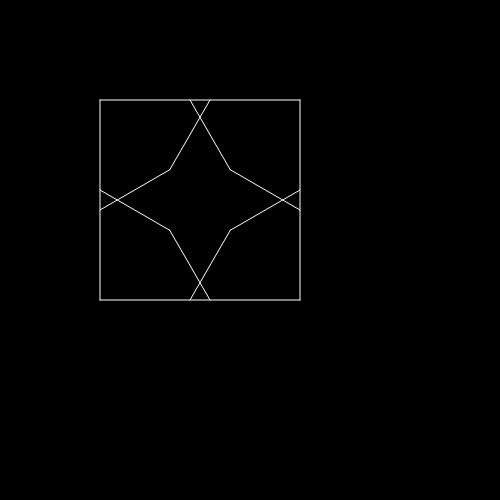
Frame 1 (no input)
Frame 60 (no input): identical to frame 1, image omitted
Frame 120 (the mouse pressed at the canvas centre since frame 60): identical to frame 1, image omitted

The p5.js sketch that drew this single still picture (run headless with seeded random() and noise() and a simulated clock; from frame 60 on, the mouse is pressed at the canvas centre):

// p5.js sketch
// ── sketch.js
var poly;
var paramAngle, paramDelta;

var sliderAngle, sliderDelta;

function setup() {
    createCanvas(500, 500)   
    background(0)
    angleMode(DEGREES)

    fill (255)
    stroke (255)

    createP ('Angle')
    sliderAngle = createSlider(0, 180, 60, 10);

    createP ('Center Offset')
    sliderDelta = createSlider(0, 50, 10, 10);
   

}

function updateParams(){
    paramAngle = sliderAngle.value();
    paramDelta = sliderDelta.value();
}

// function createPolygon(){

// }

function draw() {

    background(0);
    // noLoop();
    updateParams();
    poly = new Polygon();
    poly.addVertex(100, 100);
    poly.addVertex(300, 100);
    poly.addVertex(300, 300);
    poly.addVertex(100,300);
    poly.close()
    poly.hankin();
    poly.show();

}


// ── hankin.js


function Hankin(a, v){

    this.a = a;
    this.v = v;
    this.b = p5.Vector.add(a, v);
    this.end;
    this.prevD;

    this.show = function(){
        stroke (255);
        fill (255)
        line (this.a.x, this.a.y, this.end.x, this.end.y)
        // if (this.end){
        //     fill (255)
        //     ellipse(this.end.x, this.end.y, 10)
        // }
    }
    
    this.findEnd = function(other){
        //line line interesection
        //this.a, this.v
        //other.a, other.v
        var den = (other.v.y)*(this.v.x)-(other.v.x)*(this.v.y);
        var numa = (other.v.x)*(this.a.y-other.a.y)-(other.v.y)*(this.a.x-other.a.x);
        var numb = (this.v.x)*(this.a.y - other.a.y) - (this.v.y)*(this.a.x-other.a.x);
        var ua = numa / den;
        var ub = numb/den;
        var interx = this.a.x + ua*(this.v.x);
        var intery = this.a.y + ua*(this.v.y);

        if (ua > 0 && ub > 0){ //only forward intersecting rays
            var candidate = createVector(interx, intery);
            var d1 = p5.Vector.dist(candidate, this.a);
            var d2 = p5.Vector.dist(candidate, other.a);
            var dtotal = d1 + d2;
            if (!this.end){
                this.end = candidate;
                this.prevD = dtotal;
            } else if (dtotal < this.prevD){
                this.prevD = dtotal;
                this.end = candidate;
            }
        } 
    }
}
// ── polygon.js

function Polygon(){
    this.edges = [];
    this.vertices = [];

    this.addVertex = function(x, y) {
        var a = createVector(x,y);
        if (this.vertices.length > 0){
            var prev = this.vertices[this.vertices.length-1];
            var edge = new Edge(prev, a);
            this.edges.push(edge);
        }
        this.vertices.push(a)
        //this.vertices.push([x,y]);
    }

    this.show = function(){
        for (var i=0; i< this.edges.length; i++){
            this.edges[i].show();
        }
    }
    this.close = function(){
        var lastEdge = this.vertices[this.vertices.length -1];
        var firstEdge = this.vertices[0];
        var edge = new Edge(lastEdge, firstEdge);
        this.edges.push(edge);
    }


    this.hankin = function(){
        for (i=0; i<this.edges.length;i++){
            this.edges[i].hankin();
        }
        for (i=0; i<this.edges.length;i++){
            for (j=0; j<this.edges.length;j++){
                if (i !== j){
                    this.edges[i].findEnds(this.edges[j])
                }
            } 
        }
   
    }

}

function Edge(a,b){

    
    this.a = a;
    this.b = b;
    this.h1;
    this.h2;

    this.hankin = function(a, b){
        //midpoint, and vectors from midpoint to edge
        var mid = p5.Vector.add(this.a, this.b)
        mid.mult(0.5);
        var v1 = p5.Vector.sub(this.a, mid);
        var v2 = p5.Vector.sub(this.b, mid);
        var offset1 = mid;
        var offset2 = mid;
  
        if (paramDelta > 0){
            v1.setMag(paramDelta);
            v2.setMag(paramDelta);
            offset1 = p5.Vector.add(mid, v2);
            offset2 = p5.Vector.add(mid, v1);
        }
        v1.normalize();
        v2.normalize();
        v1.rotate(-paramAngle)
        v2.rotate(paramAngle)

      
        this.h1 = new Hankin(offset1, v1);
        this.h2 = new Hankin(offset2, v2);
    }

    this.findEnds = function(edge){
        //this h1 = edge.h1, or this.h1 = edge.h2
        //go through each edge. store distance along w/ output. return smallest
        this.h1.findEnd(edge.h1);
        this.h1.findEnd(edge.h2)
        this.h2.findEnd(edge.h1)
        this.h2.findEnd(edge.h2);
    }

    this.show = function(){
       
        line (this.a.x, this.a.y, this.b.x, this.b.y);
        this.h1.show()
        this.h2.show()
    }
}
